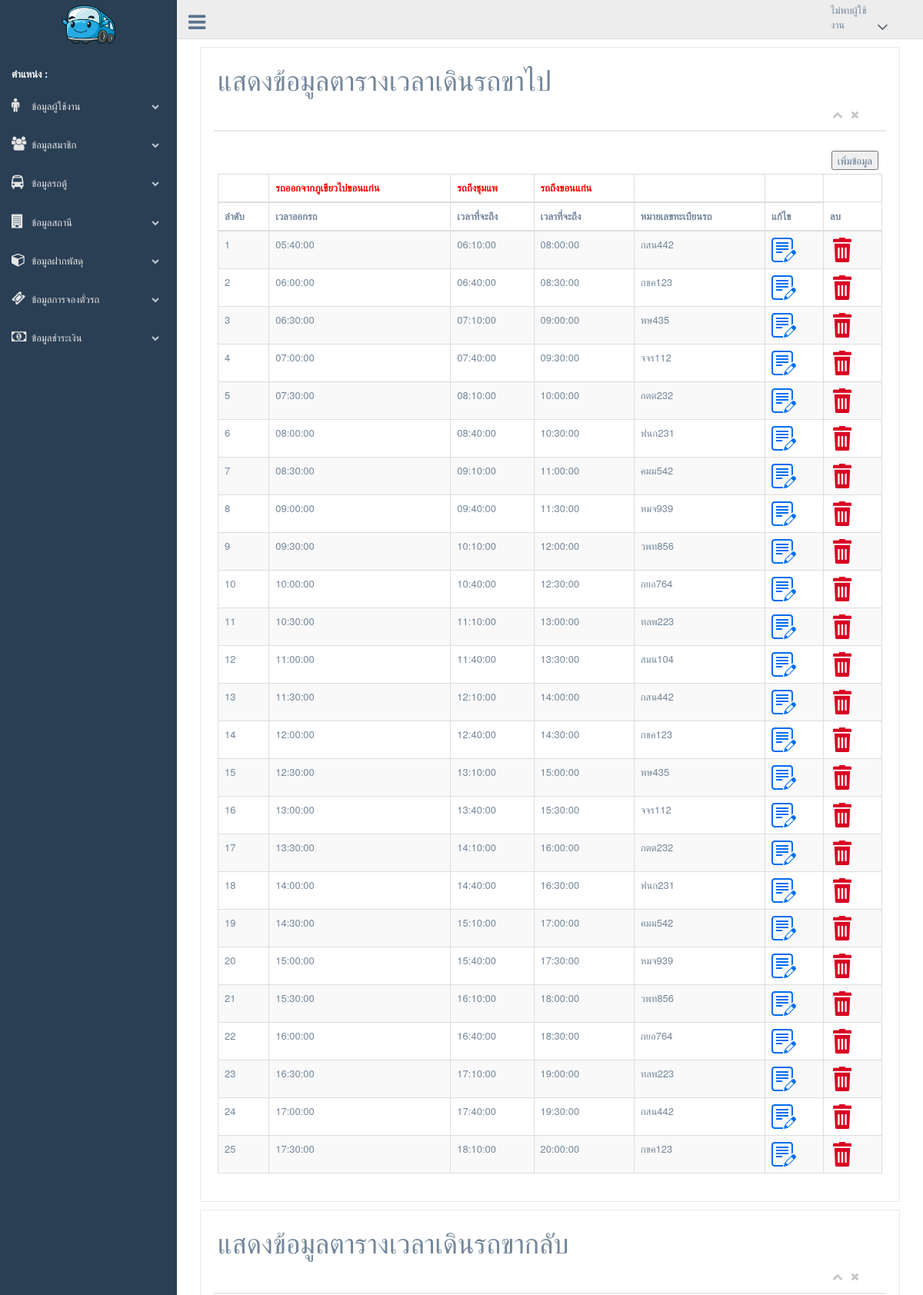
Page /backend/admin/show_timestaion.php (upper part) on the committed database.
### tables this page shows
CREATE TABLE `tb_timestation` (
  `tb_timeid` int(100) NOT NULL,
  `tb_timeout` time NOT NULL,
  `tb_timewill` time NOT NULL,
  `carservice_vehicle` char(10) NOT NULL,
  `tb_timewill2` time NOT NULL
);

### class_conn.php (called while the page is built, shortened)
<?php
class class_conn{
public $db_server = "localhost";
public $db_username = "root";
public $db_password = "0852009988";
public $db_database = "db_vantickets2";
public function select_base($sql){
$db_server = $this->db_server;
$db_username = $this->db_username;
$db_password = $this->db_password;
$db_database = $this->db_database;
$con = mysqli_connect($db_server,$db_username,$db_password,$db_database);
mysqli_set_charset($con,"utf8");
$result = mysqli_query($con,$sql);
return $result;
}
}
?>

### backend/admin/show_timestaion.php (the view, shortened to what this page needs)
<?php include('header.php'); ?>
<div class="right_col" role="main">
    <div class="col-md-12 col-sm-12 col-xs-12">
        <div class="x_panel">
            <div class="x_title">
                <h1>แสดงข้อมูลตารางเวลาเดินรถขาไป</h1>
                <ul class="nav navbar-right panel_toolbox">
                    <li><a class="collapse-link"><i class="fa fa-chevron-up"></i></a>
                    </li>
                    <li><a class="close-link"><i class="fa fa-close"></i></a>
                    </li>
                </ul>
                <div class="clearfix"></div>
            </div>
            <div class="x_content">
                <p class="text-muted font-13 m-b-30">
                <div align="right">
                    <a href="insert_timestation.php">
                        <button>เพิ่มข้อมูล</button>
                    </a>
                </div>
                <table id="datatable-buttons" class="table table-striped table-bordered">
                    <thead>
                        <th><span style="color:red"></span></th>
                        <th><span style="color:red">รถออกจากภูเขียวไปขอนแก่น</span></th>
                        <th><span style="color:red">รถถึงชุมแพ</span></th>
                        <th><span style="color:red">รถถึงขอนแก่น</span></th>
                        <th></th>
                        <th></th>
                        <tr>
                            <th>ลำดับ</th>
                            <th>เวลาออกรถ</th>
                            <th>เวลาที่จะถึง</th>
                            <th>เวลาที่จะถึง</th>
                            <th>หมายเลขทะเบียนรถ</th>
                            <th>แก้ไข</th>
                            <th>ลบ</th>
                        </tr>
                    </thead>
                    <tbody>
                    <?php
                             $sql="SELECT * FROM tb_timestation ORDER BY tb_timeid  LIMIT 0,25" ;
                             $result=$cls_conn->select_base($sql);
                             while($row=mysqli_fetch_array($result))
                             {
                                 ?>
                            <tr>
                            <td>
                                    <?= $row['tb_timeid']; ?>
                                </td>
                                <td>
                                    <?= $row['tb_timeout']; ?>
                                </td>
                                <td>
                                    <?= $row['tb_timewill']; ?>
                                </td>
                                <td>
                                    <?= $row['tb_timewill2']; ?>
                                </td>
                                <td>
                                    <?= $row['carservice_vehicle']; ?>
                                </td>
                                <td>
                                    <a href="update_timestation.php?id=<?= $row['tb_timeid']; ?>" onclick="return confirm('คุณต้องการแก้ไขหรือไม่?')"><img src="../../frontend/image/edit.png" /></a>
                                </td>
                                <td>
                                    <a href="delete_station.php?id=<?= $row['tb_timeid']; ?>" onclick="return confirm('คุณต้องการลบหรือไม่?')"><img src="../../frontend/image/delete.png" /></a>
                                </td>
                            </tr>
                        <?php
                        }
                        ?>
                    </tbody>
                </table>
            </div>
        </div>
    </div>
    <div class="col-md-12 col-sm-12 col-xs-12">
        <div class="x_panel">
            <div class="x_title">
                <h1>แสดงข้อมูลตารางเวลาเดินรถขากลับ</h1>
                <ul class="nav navbar-right panel_toolbox">
                    <li><a class="collapse-link"><i class="fa fa-chevron-up"></i></a>
                    </li>
                    <li><a class="close-link"><i class="fa fa-close"></i></a>
                    </li>
                </ul>
                <div class="clearfix"></div>
            </div>
        </div>
    </div>
</div>
<?php include('footer.php'); ?>

### rows in the picture
tb_timestation: tb_timeid "1", tb_timeout "05:40:00", tb_timewill "06:10:00", tb_timewill2 "08:00:00", carservice_vehicle "กสน442"
tb_timestation: tb_timeid "2", tb_timeout "06:00:00", tb_timewill "06:40:00", tb_timewill2 "08:30:00", carservice_vehicle "กขค123"
tb_timestation: tb_timeid "3", tb_timeout "06:30:00", tb_timewill "07:10:00", tb_timewill2 "09:00:00", carservice_vehicle "พษ435"
tb_timestation: tb_timeid "4", tb_timeout "07:00:00", tb_timewill "07:40:00", tb_timewill2 "09:30:00", carservice_vehicle "จจร112"
tb_timestation: tb_timeid "5", tb_timeout "07:30:00", tb_timewill "08:10:00", tb_timewill2 "10:00:00", carservice_vehicle "กตต232"
tb_timestation: tb_timeid "6", tb_timeout "08:00:00", tb_timewill "08:40:00", tb_timewill2 "10:30:00", carservice_vehicle "ฟนก231"
tb_timestation: tb_timeid "7", tb_timeout "08:30:00", tb_timewill "09:10:00", tb_timewill2 "11:00:00", carservice_vehicle "คมม542"
tb_timestation: tb_timeid "8", tb_timeout "09:00:00", tb_timewill "09:40:00", tb_timewill2 "11:30:00", carservice_vehicle "หมจ939"
tb_timestation: tb_timeid "9", tb_timeout "09:30:00", tb_timewill "10:10:00", tb_timewill2 "12:00:00", carservice_vehicle "วพท856"
tb_timestation: tb_timeid "10", tb_timeout "10:00:00", tb_timewill "10:40:00", tb_timewill2 "12:30:00", carservice_vehicle "กยอ764"
tb_timestation: tb_timeid "11", tb_timeout "10:30:00", tb_timewill "11:10:00", tb_timewill2 "13:00:00", carservice_vehicle "ทลพ223"
tb_timestation: tb_timeid "12", tb_timeout "11:00:00", tb_timewill "11:40:00", tb_timewill2 "13:30:00", carservice_vehicle "สมน104"
tb_timestation: tb_timeid "13", tb_timeout "11:30:00", tb_timewill "12:10:00", tb_timewill2 "14:00:00", carservice_vehicle "กสน442"
tb_timestation: tb_timeid "14", tb_timeout "12:00:00", tb_timewill "12:40:00", tb_timewill2 "14:30:00", carservice_vehicle "กขค123"
tb_timestation: tb_timeid "15", tb_timeout "12:30:00", tb_timewill "13:10:00", tb_timewill2 "15:00:00", carservice_vehicle "พษ435"
tb_timestation: tb_timeid "16", tb_timeout "13:00:00", tb_timewill "13:40:00", tb_timewill2 "15:30:00", carservice_vehicle "จจร112"
tb_timestation: tb_timeid "17", tb_timeout "13:30:00", tb_timewill "14:10:00", tb_timewill2 "16:00:00", carservice_vehicle "กตต232"
tb_timestation: tb_timeid "18", tb_timeout "14:00:00", tb_timewill "14:40:00", tb_timewill2 "16:30:00", carservice_vehicle "ฟนก231"
tb_timestation: tb_timeid "19", tb_timeout "14:30:00", tb_timewill "15:10:00", tb_timewill2 "17:00:00", carservice_vehicle "คมม542"
tb_timestation: tb_timeid "20", tb_timeout "15:00:00", tb_timewill "15:40:00", tb_timewill2 "17:30:00", carservice_vehicle "หมจ939"
tb_timestation: tb_timeid "21", tb_timeout "15:30:00", tb_timewill "16:10:00", tb_timewill2 "18:00:00", carservice_vehicle "วพท856"
tb_timestation: tb_timeid "22", tb_timeout "16:00:00", tb_timewill "16:40:00", tb_timewill2 "18:30:00", carservice_vehicle "กยอ764"
tb_timestation: tb_timeid "23", tb_timeout "16:30:00", tb_timewill "17:10:00", tb_timewill2 "19:00:00", carservice_vehicle "ทลพ223"
tb_timestation: tb_timeid "24", tb_timeout "17:00:00", tb_timewill "17:40:00", tb_timewill2 "19:30:00", carservice_vehicle "กสน442"
tb_timestation: tb_timeid "25", tb_timeout "17:30:00", tb_timewill "18:10:00", tb_timewill2 "20:00:00", carservice_vehicle "กขค123"
